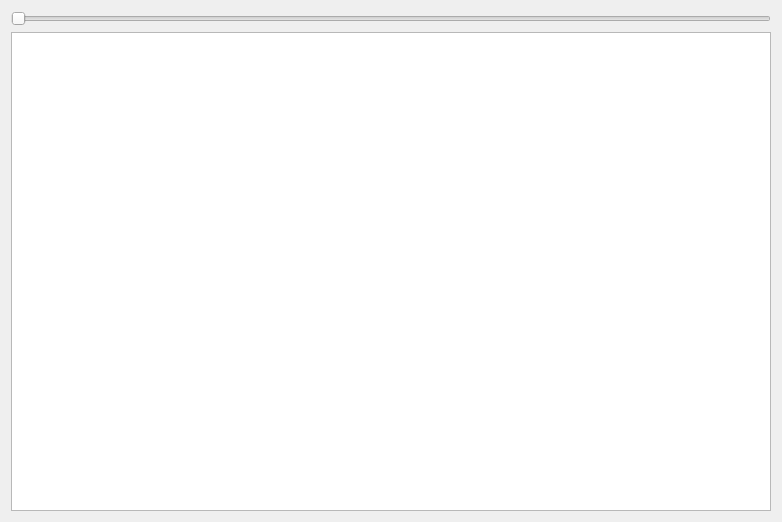
<?xml version="1.0" encoding="UTF-8"?>
<ui version="4.0">
 <class>Blending</class>
 <widget class="QDialog" name="Blending">
  <property name="geometry">
   <rect>
    <x>0</x>
    <y>0</y>
    <width>782</width>
    <height>522</height>
   </rect>
  </property>
  <property name="windowTitle">
   <string>Dialog</string>
  </property>
  <layout class="QGridLayout" name="gridLayout">
   <item row="0" column="0">
    <widget class="QSlider" name="alphaSlider">
     <property name="orientation">
      <enum>Qt::Horizontal</enum>
     </property>
    </widget>
   </item>
   <item row="1" column="0">
    <widget class="QGraphicsView" name="pixelDataGraphics"/>
   </item>
  </layout>
 </widget>
 <resources/>
 <connections/>
</ui>
